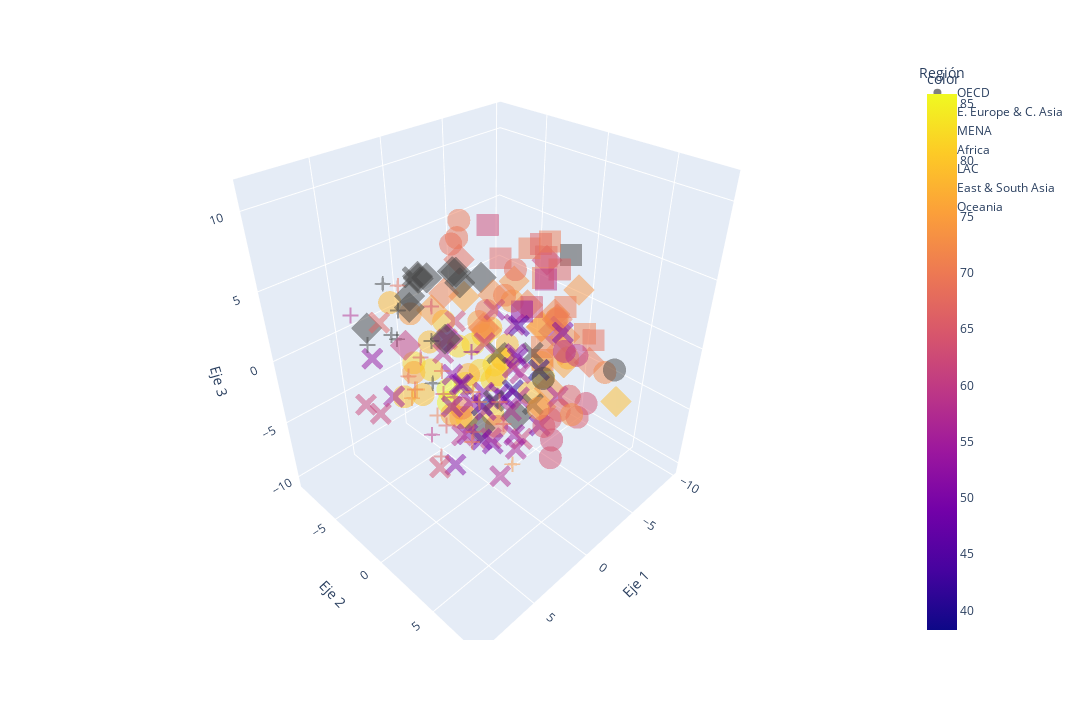

The notebook cell saved with this chart:
### Code cell
maniso3d_df = pd.DataFrame(data=manifold3d.fit_transform(X.select_dtypes(np.number)))
maniso3d_df['Region'] = X['Regions used for the SDG Index & Dashboard'].to_numpy()
#px.scatter_3d(man3d_df,x=0,y=1,z=2,color='Region')
print(maniso3d_df)
px.scatter_3d(
    maniso3d_df,
    x = 0,
    y = 1,
    z = 2,
    color = Y.join(X,how='right')['2021 SDG Index Score'],
    symbol = 'Region',
    width = 1080,
    height = 720,
    opacity = 0.5,
    labels = {
        "0": "Eje 1",
        "1": "Eje 2",
        "2": "Eje 3",
        "Region": "Región",
    },
)
